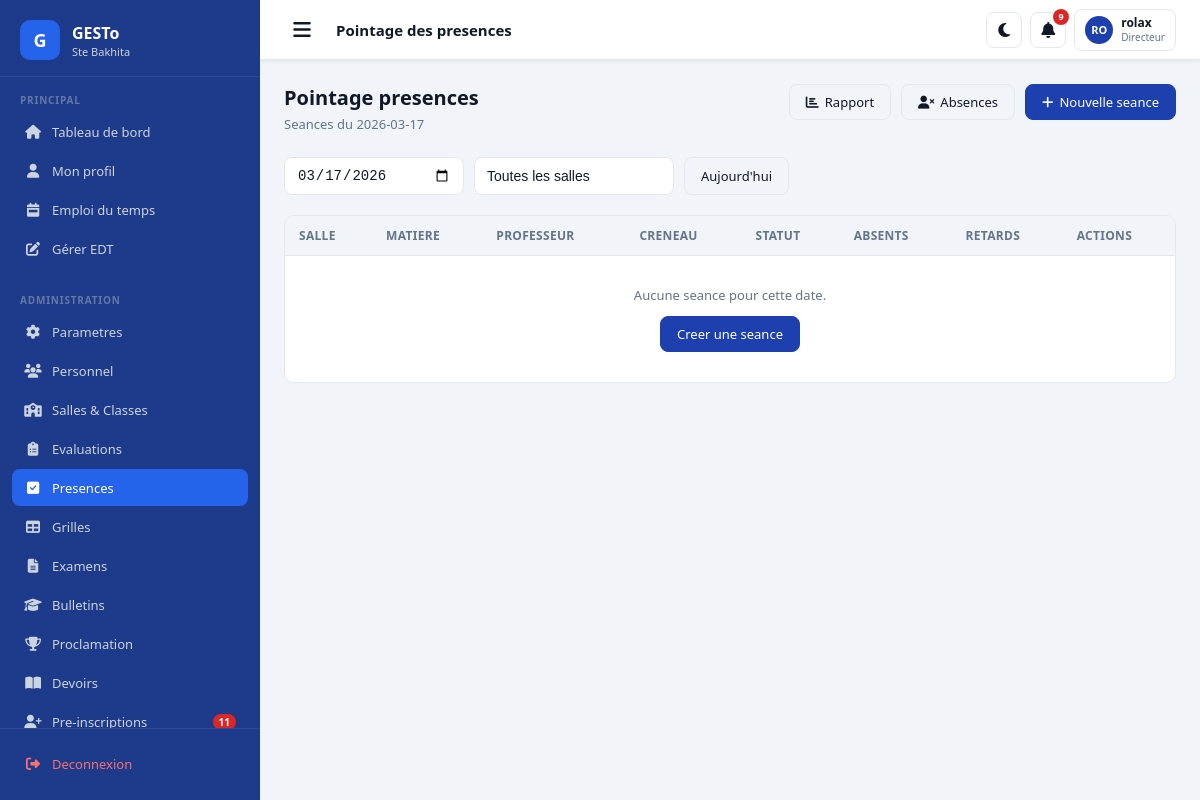
The page /presences/ (signed in) on the database its author committed.
### apps/authentication/models.py (models this page shows, shortened)
class CustomUser(AbstractUser):
    ROLES = [
        ('DIRECTEUR', 'Directeur'),
        ('CENSEUR', 'Censeur'),
        ('PROFESSEUR', 'Professeur'),
        ('COMPTABLE', 'Comptable'),
        ('SURVEILLANT', 'Surveillant'),
        ('SECRETAIRE', 'Secrétaire'),
        ('PARENT', 'Parent'),
        ('ELEVE', 'Élève'),
    ]
    role = models.CharField(max_length=20, choices=ROLES, default='ELEVE')
    telephone = models.CharField(max_length=20, blank=True)
    telephone_wa = models.CharField(max_length=20, blank=True,
        help_text="Numéro WhatsApp avec indicatif ex: +22890000000")
    wa_verifie = models.BooleanField(default=False)
    photo = models.ImageField(upload_to='photos/personnel/', null=True, blank=True)
    adresse = models.CharField(max_length=200, blank=True)
    specialite = models.CharField(max_length=100, blank=True)
    date_prise_service = models.DateField(null=True, blank=True)
    preferences_notifications = models.JSONField(default=dict, blank=True)
    created_at = models.DateTimeField(auto_now_add=True)
    class Meta:
        verbose_name = 'Utilisateur'
        verbose_name_plural = 'Utilisateurs'

### apps/attendance/views.py (the view)
# urls.py: path('', views.liste_seances, name='liste_seances'),
@login_required
def liste_seances(request):
    annee = AnneeScolaire.active()
    user = request.user
    date_f = request.GET.get('date', timezone.now().date().isoformat())
    salle_f = request.GET.get('salle', '')
    if user.role == 'PROFESSEUR':
        seances = SeancePointage.objects.filter(
            matiere_salle__professeur=user,
            date=date_f,
        ).select_related(
            'matiere_salle__salle', 'matiere_salle__matiere',
            'matiere_salle__professeur', 'creneau'
        )
    elif user.role in ('DIRECTEUR', 'CENSEUR', 'SURVEILLANT', 'SECRETAIRE'):
        seances = SeancePointage.objects.filter(
            date=date_f,
        ).select_related(
            'matiere_salle__salle', 'matiere_salle__matiere',
            'matiere_salle__professeur', 'creneau'
        )
        if salle_f:
            seances = seances.filter(matiere_salle__salle__pk=salle_f)
    else:
        seances = []
    salles = SalleClasse.objects.filter(
        annee=annee, est_active=True
    ).order_by('niveau__ordre', 'nom') if annee else []
    return render(request, 'attendance/liste_seances.html', {
        'seances': seances,
        'date_filtre': date_f,
        'salle_filtre': salle_f,
        'salles': salles,
        'annee': annee,
        'aujourd_hui': timezone.now().date().isoformat(),
    })

### apps/academic/models.py (called while the page is built)
    @classmethod
    def active(cls):
        return cls.objects.filter(est_active=True).first()

    @classmethod
    def active(cls, annee=None):
        qs = cls.objects.filter(est_active=True)
        if annee:
            qs = qs.filter(annee=annee)
        return qs.first()

### apps/core/templatetags/extras.py (called while the page is built)
@register.filter
def initiales(user):
    try:
        f = (user.first_name or '')[:1].upper()
        l = (user.last_name or '')[:1].upper()
        return f"{f}{l}" or user.username[:2].upper()
    except Exception:
        return '??'

### templates/attendance/liste_seances.html (shortened to what this page needs)
{% extends 'base.html' %}
{% block page_title %}Pointage des presences{% endblock %}
{% block content %}
<div class="page-header">
  <div>
    <h1>Pointage presences</h1>
    <p>Seances du {{ date_filtre }}</p>
  </div>
  <div style="display:flex;gap:10px;flex-wrap:wrap">
    <a href="{% url 'rapport_journalier' %}" class="btn btn-secondary">
      <i class="fas fa-chart-bar"></i> Rapport
    </a>
    <a href="{% url 'liste_absences' %}" class="btn btn-secondary">
      <i class="fas fa-user-times"></i> Absences
    </a>
    {% if request.user.role in 'DIRECTEUR CENSEUR PROFESSEUR SURVEILLANT' %}
    <a href="{% url 'nouvelle_seance' %}" class="btn btn-primary">
      <i class="fas fa-plus"></i> Nouvelle seance
    </a>
    {% endif %}
  </div>
</div>
<form method="get"
      style="display:flex;gap:10px;margin-bottom:20px;flex-wrap:wrap">
  <input type="date" name="date" value="{{ date_filtre }}"
         class="form-control" style="max-width:180px"
         onchange="this.form.submit()">
  {% if request.user.role in 'DIRECTEUR CENSEUR SURVEILLANT' %}
  <select name="salle" class="form-control" style="max-width:200px"
          onchange="this.form.submit()">
    <option value="">Toutes les salles</option>
  </select>
  {% endif %}
  <a href="?date={{ aujourd_hui }}" class="btn btn-secondary">
    Aujourd'hui
  </a>
</form>
<div class="table-container">
  <table class="table">
    <thead>
      <tr>
        <th>Salle</th>
        <th>Matiere</th>
        <th>Professeur</th>
        <th>Creneau</th>
        <th>Statut</th>
        <th>Absents</th>
        <th>Retards</th>
        <th>Actions</th>
      </tr>
    </thead>
    <tbody>
      {% for seance in seances %}
      {% with presences=seance.presences %}
      <tr>
        <td><strong>{{ seance.matiere_salle.salle.nom }}</strong></td>
        <td>{{ seance.matiere_salle.matiere.nom }}</td>
        <td style="font-size:12px">
          {{ seance.matiere_salle.professeur.nom_complet|default:"—" }}
        </td>
        <td>
          {% if seance.creneau %}
          <span class="badge badge-gray">
            H{{ seance.creneau.numero }}
            {{ seance.creneau.heure_debut|time:"H:i" }}
          </span>
          {% else %}
          <span style="color:var(--text-muted)">—</span>
          {% endif %}
        </td>
        <td>
          <span class="badge
            {% if seance.statut == 'EN_COURS' %}badge-warning
            {% elif seance.statut == 'SOUMIS' %}badge-info
            {% else %}badge-success{% endif %}">
            {{ seance.get_statut_display }}
          </span>
        </td>
        <td>
          <span style="color:var(--danger);font-weight:600">
            {{ presences.filter_absent|default:"—" }}
          </span>
        </td>
        <td>
          <span style="color:var(--warning);font-weight:600">
            {{ presences.filter_retard|default:"—" }}
          </span>
        </td>
        <td style="display:flex;gap:6px">
          <a href="{% url 'detail_seance' seance.pk %}"
             class="btn btn-secondary btn-sm">
            <i class="fas fa-eye"></i>
          </a>
          {% if seance.est_modifiable_par_prof or request.user.role in 'DIRECTEUR CENSEUR' %}
          <a href="{% url 'pointer_presence' seance.pk %}"
             class="btn btn-primary btn-sm">
            <i class="fas fa-pen"></i>
          </a>
          {% endif %}
        </td>
      </tr>
      {% endwith %}
      {% empty %}
      <tr>
        <td colspan="8" style="text-align:center;
            color:var(--text-muted);padding:30px">
          Aucune seance pour cette date.
          <br>
          <a href="{% url 'nouvelle_seance' %}"
             class="btn btn-primary" style="margin-top:12px">
            Creer une seance
          </a>
        </td>
      </tr>
      {% endfor %}
    </tbody>
  </table>
</div>
{% endblock %}

### templates/base.html (shortened to what this page needs)
{% load static %}
{% load extras %}
<!DOCTYPE html>
<html lang="fr" data-theme="light">
<head>
  <link rel="stylesheet" href="{% static 'css/main.css' %}">
  <link rel="stylesheet"
        href="https://cdnjs.cloudflare.com/ajax/libs/font-awesome/6.5.0/css/all.min.css">
</head>
<body data-session-remaining="{{ session_remaining }}">
<div class="layout">
  <aside class="sidebar" id="sidebar">
    <div class="sidebar-logo">
      <div class="logo-icon">G</div>
      <div class="logo-text">
        <h1>GESTo</h1>
        <p>Ste Bakhita</p>
      </div>
    </div>
    <div style="flex:1;overflow-y:auto">
      <div class="sidebar-section">
        <div class="sidebar-section-label">Principal</div>
        <a href="{% url 'dashboard' %}"
           class="nav-item {% if request.path == '/' %}active{% endif %}">
          <span class="nav-icon"><i class="fas fa-home"></i></span>
          <span>Tableau de bord</span>
        </a>
        <a href="/profil/"
           class="nav-item {% if '/profil/' in request.path %}active{% endif %}">
          <span class="nav-icon"><i class="fas fa-user"></i></span>
          <span>Mon profil</span>
        </a>
        <a href="{% url 'vue_edt' %}"
           class="nav-item {% if '/emploi-du-temps/' in request.path %}active{% endif %}">
          <span class="nav-icon"><i class="fas fa-calendar-week"></i></span>
          <span>Emploi du temps</span>
        </a>
        {% if request.user.role in 'DIRECTEUR CENSEUR' %}
        <a href="{% url 'gestion_edt' %}"
           class="nav-item {% if '/emploi-du-temps/gestion/' in request.path %}active{% endif %}">
          <span class="nav-icon"><i class="fas fa-edit"></i></span>
          <span>Gérer EDT</span>
        </a>
        {% endif %}
      </div>
      {% if request.user.role in 'DIRECTEUR CENSEUR' %}
      <div class="sidebar-section">
        <div class="sidebar-section-label">Administration</div>
        {% if request.user.role == 'DIRECTEUR' or request.user.role == 'CENSEUR' %}
        <a href="{% url 'parametres' %}"
           class="nav-item {% if '/parametres/' in request.path %}active{% endif %}">
          <span class="nav-icon"><i class="fas fa-cog"></i></span>
          <span>Parametres</span>
        </a>
        {% endif %}
        <a href="/personnel/"
           class="nav-item {% if '/personnel/' in request.path %}active{% endif %}">
          <span class="nav-icon"><i class="fas fa-users"></i></span>
          <span>Personnel</span>
        </a>
        <a href="/salles/"
           class="nav-item {% if '/salles/' in request.path %}active{% endif %}">
          <span class="nav-icon"><i class="fas fa-school"></i></span>
          <span>Salles & Classes</span>
        </a>
        <a href="{% url 'liste_evaluations' %}"
           class="nav-item {% if '/notes/' in request.path %}active{% endif %}">
          <span class="nav-icon"><i class="fas fa-clipboard-list"></i></span>
          <span>Evaluations</span>
        </a>
        <a href="{% url 'liste_seances' %}"
           class="nav-item {% if '/presences/' in request.path %}active{% endif %}">
          <span class="nav-icon"><i class="fas fa-check-square"></i></span>
          <span>Presences</span>
        </a>
        <a href="{% url 'liste_grilles' %}"
           class="nav-item {% if '/notes/grilles/' in request.path %}active{% endif %}">
          <span class="nav-icon"><i class="fas fa-table"></i></span>
          <span>Grilles</span>
        </a>
        <a href="{% url 'liste_examens' %}"
           class="nav-item {% if '/notes/examens/' in request.path %}active{% endif %}">
          <span class="nav-icon"><i class="fas fa-file-alt"></i></span>
          <span>Examens</span>
        </a>
        <a href="{% url 'bulletins_salle' %}"
           class="nav-item {% if '/notes/bulletins/' in request.path %}active{% endif %}">
          <span class="nav-icon"><i class="fas fa-graduation-cap"></i></span>
          <span>Bulletins</span>
        </a>
        <a href="{% url 'proclamation' %}"
           class="nav-item {% if '/notes/proclamation/' in request.path %}active{% endif %}">
          <span class="nav-icon"><i class="fas fa-trophy"></i></span>
          <span>Proclamation</span>
        </a>
        <a href="{% url 'liste_devoirs' %}"
           class="nav-item {% if '/devoirs/' in request.path %}active{% endif %}">
          <span class="nav-icon"><i class="fas fa-book-open"></i></span>
          <span>Devoirs</span>
        </a>
        <a href="{% url 'liste_preinscriptions' %}"
           class="nav-item {% if '/inscription/admin/' in request.path %}active{% endif %}">
          <span class="nav-icon"><i class="fas fa-user-plus"></i></span>
          <span>Pre-inscriptions</span>
          {% if nb_preinscriptions_attente > 0 %}
          <span class="nav-badge">{{ nb_preinscriptions_attente }}</span>
          {% endif %}
        </a>
      </div>
      {% endif %}
    </div>
    <div class="sidebar-footer">
      <a href="/logout/" class="nav-item" style="color:#F87171">
        <span class="nav-icon"><i class="fas fa-sign-out-alt"></i></span>
        <span>Deconnexion</span>
      </a>
    </div>
  </aside>
  <div class="main-content">
    <nav class="navbar-top">
      <button class="navbar-toggle" onclick="toggleSidebar()">
        <i class="fas fa-bars"></i>
      </button>
      <span class="navbar-title">{% block page_title %}Tableau de bord{% endblock %}</span>
      <div class="navbar-actions">
        <button class="navbar-btn" id="theme-toggle"
                onclick="toggleTheme()" title="Mode sombre/clair">
          <i class="fas fa-moon"></i>
        </button>
        <a href="/messagerie/notifications/" class="navbar-btn"
           title="Notifications">
          <i class="fas fa-bell"></i>
          {% if nb_notifs > 0 %}
          <span class="notif-badge">{{ nb_notifs }}</span>
          {% endif %}
        </a>
        <a href="/profil/" class="user-menu">
          <div class="user-avatar">
            {{ request.user|initiales }}
          </div>
          <div class="user-info">
            <div class="user-name">{{ request.user.get_full_name|default:request.user.username|truncatechars:16 }}</div>
            <div class="user-role">{{ request.user.get_role_display }}</div>
          </div>
        </a>
      </div>
    </nav>
    <div class="page-body">
      {% block content %}{% endblock %}
    </div>
  </div>
</div>
</body>
</html>

### rows shown on the page
CustomUser: user|initiales "RO", user.get_full_name "rolax", user.role "Directeur"

### other values the page prints
{{ nb_preinscriptions_attente }} "11"
{{ nb_notifs }} "9"
{{ date_filtre }} "2026-03-17"
